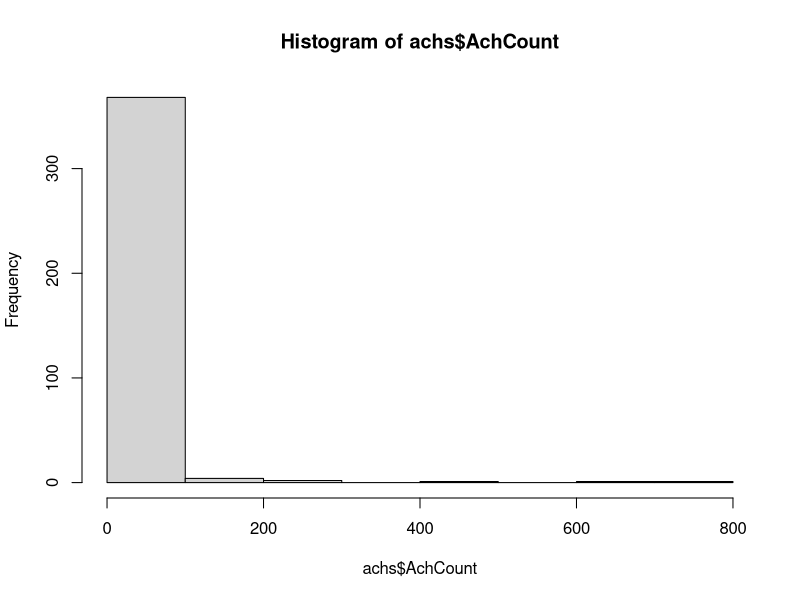
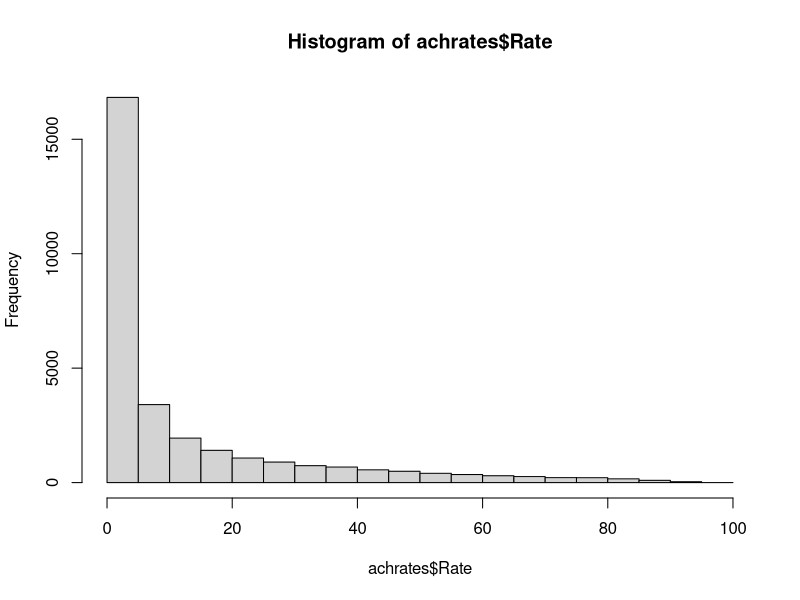
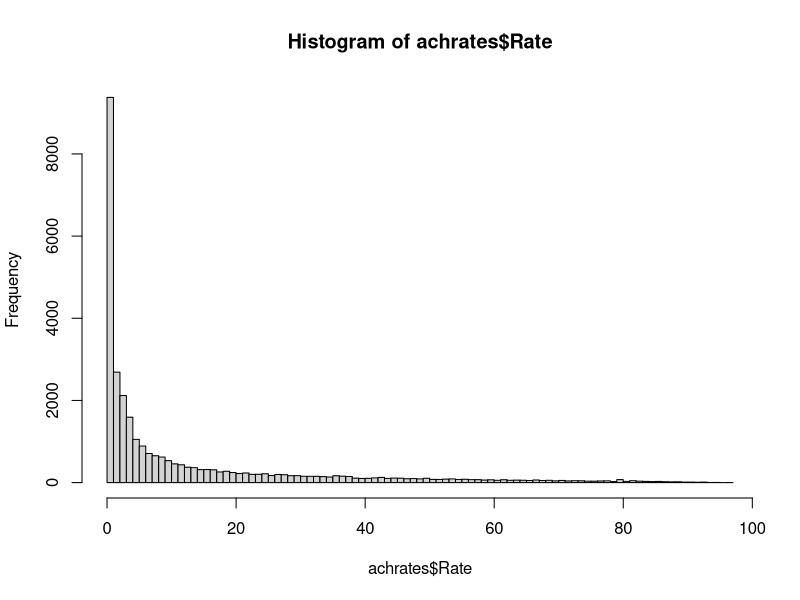

These figures' R source, in order:
library(psych)

# ACHIEVEMENT COUNTS FOR GAMES
# Assign data from to achievements object
achs <- read.table("achievements.txt", header=T)

# Plot histogram for data
hist(achs$AchCount)

# Get some descriptive stats
describe(achs)



# GLOBAL ACHIEVEMENT RATES
# Assign data from achievement rates file
achrates <- read.table("ach-rates-full.txt", header=T, quote="|")

# Plot histogram for data
hist(achrates$Rate)
hist(achrates$Rate, breaks = 100)

# Get some descriptive stats
describe(achrates)



# ACHIEVEMENT RATES FOR USER

achrates <- read.table("user-achievement-rates.txt", header=T, quote="~")

